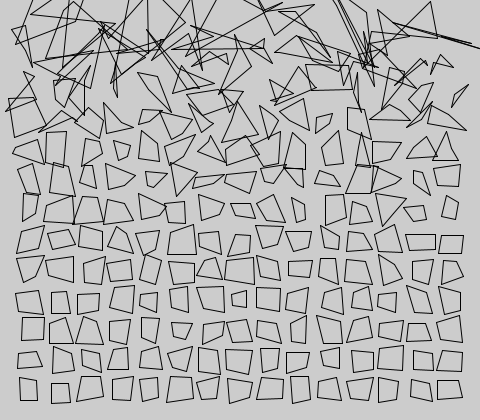
Frame 1 (no input)
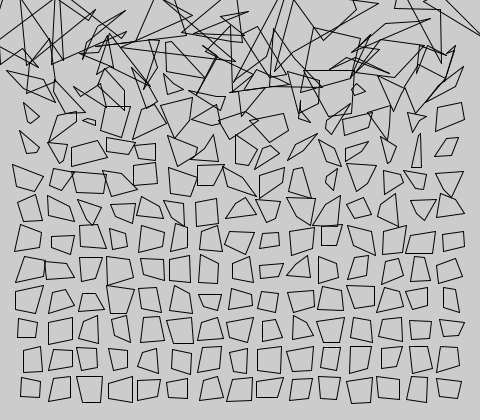
Frame 60 (the mouse pressed at the canvas centre just before this capture)
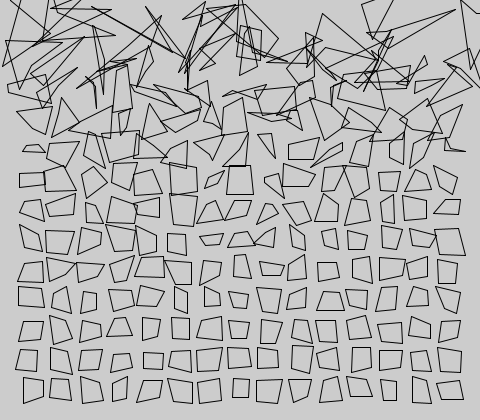
Frame 120 (the mouse held since frame 60 and released just before this capture)

The Processing sketch that drew these frames (run headless with seeded random() and noise(); from frame 60 on, the mouse is pressed at the canvas centre):

// Processing sketch: pvector_array_2
// ── pvector_array_2.pde
PVectorWarpedSquare[] myPVectorWarpedSquares = new PVectorWarpedSquare[195];
  
float currentRow = 0;
float currentColumn = 0;
float screenBorder = 20;
  
void setup() {
  size(480,420);
} //<>//

void draw() {
  background(204);
  smooth();  
  frameRate(10);
   
 
  
  for (int i = 0; i < myPVectorWarpedSquares.length; i=i+1) {
    float yGridPosition; // where is each square in the grid: y axis
    float xGridPosition; // where is each square in the grid: x axis
    float randomness;

    yGridPosition = screenBorder + (currentRow*30);
    xGridPosition = screenBorder + (currentColumn*30);
    
    randomness = 10/(0.2*(currentRow+1)); // Add 1 to avoid dividing by 0. Half if to lesen the amount of reduction per row
    
    if (yGridPosition > (height - (screenBorder + 10 + 11))) { // explain this!!
      // println("end of column");
      currentColumn = currentColumn + 1;
      
      currentRow = 0;
    } else {
      currentRow = currentRow + 1;  // only increment the row if we're still in the same column   
    }  
     
    myPVectorWarpedSquares[i] = new PVectorWarpedSquare(xGridPosition, yGridPosition, randomness); // Initialize objects 

  }  
  
  
  
    // Call functions of the objects
   for (int i = 0; i < myPVectorWarpedSquares.length; i++) {
    myPVectorWarpedSquares[i].display(); // Display each object }

  }
  
  
  // myPVectorWarpedSquare1 = new PVectorWarpedSquare(100, 100, 20); 
 // myPVectorWarpedSquare1.display();
 
 
 currentRow = 0;
 currentColumn = 0;
 
}


class PVectorWarpedSquare { 
  
  // data
  float xPos;
  float yPos;
  float xWidth;
  float yHeight;
  color col;  
  float ran; // randomness
  
  PVector point1; 
  PVector point2;
  PVector point3;
  PVector point4;


  // constructor, defined with arguments
  PVectorWarpedSquare (float xPos_, float yPos_, float ran_) {
    xPos = xPos_;
    yPos = yPos_; 
    xWidth = 20;
    yHeight = 20;
    col = color(0); 
    ran = ran_;
        
    point1 = new PVector(xPos+random(-ran,ran),yPos+random(-ran,ran)); 
    point2 = new PVector(xPos+xWidth+random(-ran,ran),yPos+random(-ran,ran));
    point3 = new PVector(xPos+xWidth+random(-ran,ran),yPos+yHeight+random(-ran,ran));
    point4 = new PVector(xPos+random(-ran,ran),yPos+yHeight+random(-ran,ran));
    
  }  
  
  // functions
  
  void display(){  
    //draw shape  
    strokeWeight(1); 
    line(point1.x, point1.y, point2.x, point2.y);
    line(point2.x, point2.y, point3.x, point3.y);
    line(point3.x, point3.y, point4.x, point4.y);
    line(point4.x, point4.y, point1.x, point1.y);
  }    
}
